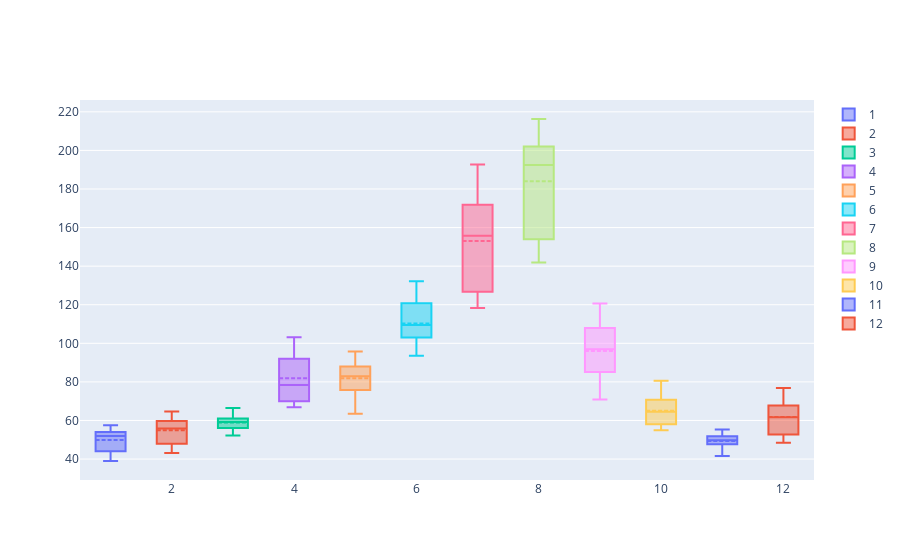

This figure's notebook cell:
### Code cell
df1 = df
df1 = df[df['hotel'] == 'Resort Hotel']
aux = df1.groupby(['arrival_date_month','arrival_weekday','arrival_date_year']).mean().reset_index()

boxplot_numerical_agg(df = aux, target_col = 'adr', period_col = 'arrival_date_month')

### Figure 1 — Plotly figure (JSON) as saved in the notebook; plotly's stock layout.template omitted (floating-point values rounded to 4 significant figures)
{"data": [{"boxmean": true, "name": "1", "type": "box", "x": [1, 1, 1, 1, 1, 1, 1, 1, 1, 1, 1, 1, 1, 1], "y": [54.99, 54.05, 41.2, 53.01, 56.84, 57.57, 44.03, 52.82, 47.08, 53.47, 38.99, 50.82, 42.51, 51.05]}, {"boxmean": true, "name": "2", "type": "box", "x": [2, 2, 2, 2, 2, 2, 2, 2, 2, 2, 2, 2, 2, 2], "y": [64.71, 61.27, 46.45, 57.71, 59.71, 59.19, 63.65, 57.85, 47.95, 54.04, 43.19, 53.16, 47.74, 53.3]}, {"boxmean": true, "name": "3", "type": "box", "x": [3, 3, 3, 3, 3, 3, 3, 3, 3, 3, 3, 3, 3, 3], "y": [56.99, 66.49, 52.24, 61.05, 56.15, 60.48, 60.45, 52.89, 66.28, 63.76, 52.9, 57.06, 59.22, 59.27]}, {"boxmean": true, "name": "4", "type": "box", "x": [4, 4, 4, 4, 4, 4, 4, 4, 4, 4, 4, 4, 4, 4], "y": [68.62, 103.1, 68.31, 87.46, 71.92, 88.98, 72.31, 84.39, 69.92, 102.3, 66.88, 92.06, 70.78, 99.59]}, {"boxmean": true, "name": "5", "type": "box", "x": [5, 5, 5, 5, 5, 5, 5, 5, 5, 5, 5, 5, 5, 5], "y": [79.46, 95.8, 77.66, 89.15, 75.82, 95.62, 71.62, 88.04, 63.51, 86.52, 71.25, 86.73, 77.07, 87.34]}, {"boxmean": true, "name": "6", "type": "box", "x": [6, 6, 6, 6, 6, 6, 6, 6, 6, 6, 6, 6, 6, 6], "y": [113.1, 132.2, 94.59, 121.1, 105.3, 120.3, 108.6, 104.2, 103.0, 110.5, 93.56, 120.8, 96.32, 120.9]}, {"boxmean": true, "name": "7", "type": "box", "x": [7, 7, 7, 7, 7, 7, 7, 7, 7, 7, 7, 7, 7, 7, 7, 7, 7, 7, 7, 7, 7], "y": [132.1, 160.0, 184.0, 127.3, 152.3, 192.7, 125.3, 153.1, 184.5, 123.8, 155.9, 169.3, 123.0, 165.2, 172.6, 121.8, 148.2, 171.5, 118.3, 155.8, 176.9]}, {"boxmean": true, "name": "8", "type": "box", "x": [8, 8, 8, 8, 8, 8, 8, 8, 8, 8, 8, 8, 8, 8, 8, 8, 8, 8, 8, 8, 8], "y": [157.1, 199.1, 216.3, 153.2, 182.1, 214.6, 154.1, 193.3, 213.2, 152.6, 192.5, 196.6, 141.9, 197.1, 200.4, 152.4, 189.9, 206.8, 150.8, 192.1, 207.2]}, {"boxmean": true, "name": "9", "type": "box", "x": [9, 9, 9, 9, 9, 9, 9, 9, 9, 9, 9, 9, 9, 9], "y": [99.81, 119.4, 85.16, 101.8, 72.68, 120.7, 90.38, 108.4, 83.32, 107.9, 86.59, 102.4, 70.84, 94.11]}, {"boxmean": true, "name": "10", "type": "box", "x": [10, 10, 10, 10, 10, 10, 10, 10, 10, 10, 10, 10, 10, 10], "y": [66.86, 80.66, 56.23, 65.61, 54.91, 75.29, 57.0, 67.99, 59.29, 63.4, 62.99, 71.87, 58.0, 70.73]}, {"boxmean": true, "name": "11", "type": "box", "x": [11, 11, 11, 11, 11, 11, 11, 11, 11, 11, 11, 11, 11, 11], "y": [51.87, 53.58, 41.62, 55.26, 49.93, 50.4, 49.59, 53.07, 46.73, 48.6, 43.45, 47.93, 51.15, 47.67]}, {"boxmean": true, "name": "12", "type": "box", "x": [12, 12, 12, 12, 12, 12, 12, 12, 12, 12, 12, 12, 12, 12], "y": [49.1, 73.35, 48.5, 61.99, 61.49, 73.72, 49.66, 60.41, 67.74, 63.73, 52.67, 59.38, 76.81, 66.98]}], "layout": {}}
